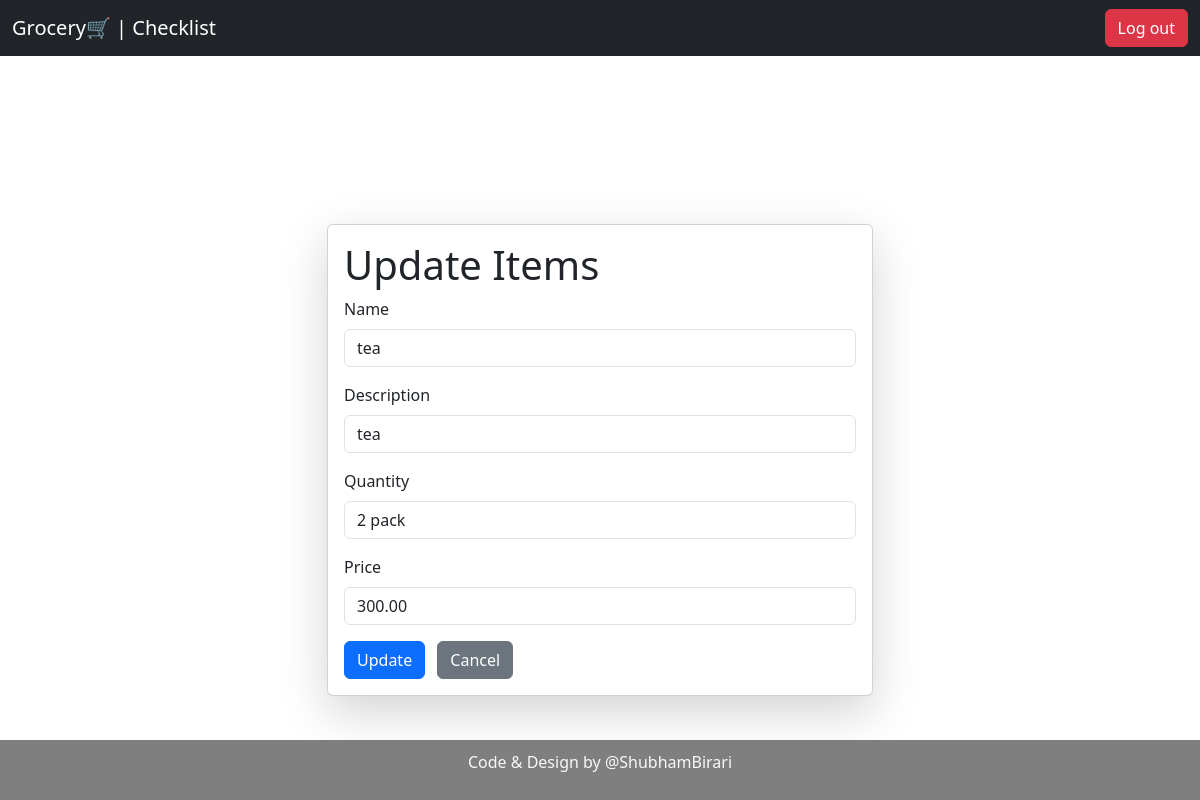
The app's page /update_items/42/ (signed in) with its own data.
### items_app/models.py (models this page shows, shortened)
class Item(models.Model):
    name = models.CharField(max_length=15, blank=False, null=False)
    description = models.TextField(blank=True, null=True)
    price = models.DecimalField(max_digits=7, decimal_places=2)
    quantity = models.CharField(default=1 , max_length=100)
    created_at = models.DateTimeField(auto_now_add=True)
    updated_at = models.DateTimeField(auto_now=True)
    user = models.ForeignKey(User, on_delete=models.SET_NULL, null=True , blank= True)
    checked = models.BooleanField(default=False)

### items_app/views.py (the view, shortened to what this page needs)
# urls.py: path('update_items/<int:id>/', update_items, name='update_items'),
@login_required(login_url='login_page')
def update_items(request, id):
    item = Item.objects.get(id=id, user=request.user)
    return render(request, 'items/update_items.html', {"item": item})

### templates/items/update_items.html (shortened to what this page needs)
{% extends 'base.html' %}
{% block content %}
<div class="container mt-5 pt-5 align-items-center">
    <div class="col-6 mx-auto card p-3 shadow-lg">
        <h1>Update Items</h1>
        <form action="" method="POST">
            <div class="mb-3">
                <label for="name" class="form-label">Name</label>
                <input type="text" class="form-control" id="name" name="name" value="{{ item.name }}" maxlength="15">
            </div>
            <div class="mb-3">
                <label for="disc" class="form-label">Description</label>
                <input type="text" class="form-control" id="disc" name="description" value="{{ item.description }}">
            </div>
            <div class="mb-3">
                <label for="disc" class="form-label">Quantity</label>
                <input type="text" class="form-control" id="disc" name="quantity" value="{{ item.quantity }}">
            </div>
            <div class="mb-3">
                <label for="price" class="form-label">Price</label>
                <input type="number" class="form-control" id="price" name="price" value="{{ item.price }}">
            </div>
            <button type="submit" class="btn btn-primary">Update</button>
            <a href="{% url 'list_items' %}" class="btn btn-secondary ms-2">Cancel</a>
        </form>
    </div>
</div>
{% endblock %}

### records on screen
Item: name "tea", description "tea", quantity "2 pack", price "300.00"
